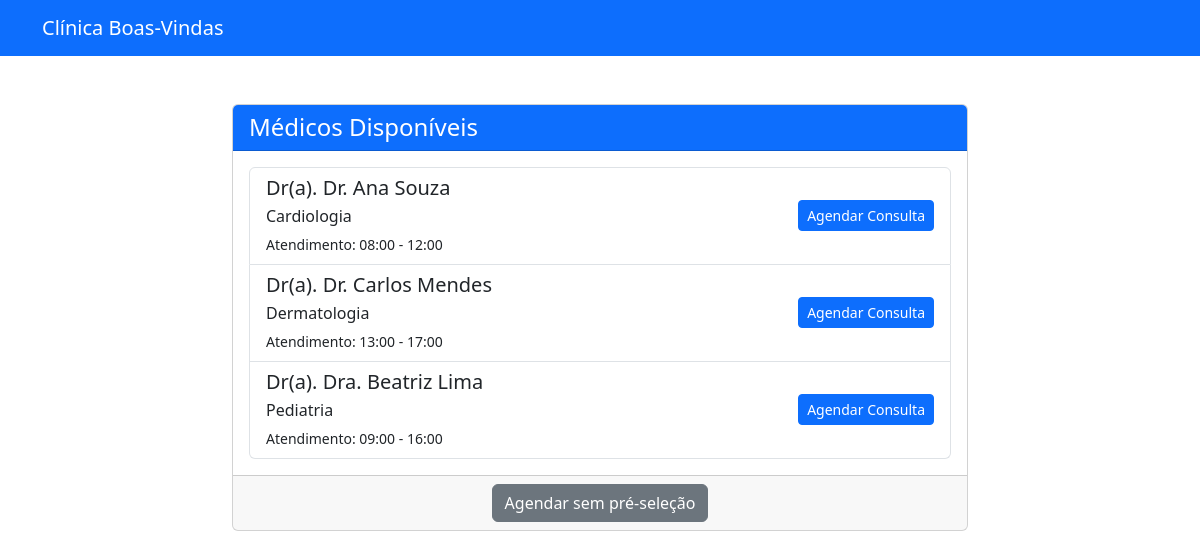
Screenshot of /api/medicos/ with the database file from the repository.
### core/models.py (models this page shows, shortened)
class Medico(models.Model):
    nome = models.CharField(max_length=100)
    especialidade = models.CharField(max_length=100)
    horario_inicio_atendimento = models.TimeField()
    horario_fim_atendimento = models.TimeField()

### core/views.py (the view)
# urls.py: path('medicos/', views.medicos_list, name='medicos_list'),
def medicos_list(request):
    medicos = Medico.objects.all()
    return render(request, 'core/medicos_list.html', {'medicos': medicos})

### core/templates/core/medicos_list.html (shortened to what this page needs)
<!DOCTYPE html>
<html lang="pt-br">
<head>
    <link href="https://cdn.jsdelivr.net/npm/bootstrap@5.3.3/dist/css/bootstrap.min.css" rel="stylesheet">
</head>
<body>
    <nav class="navbar navbar-expand-lg navbar-dark bg-primary">
        <div class="container">
            <a class="navbar-brand" href="{% url 'core:medicos_list' %}">Clínica Boas-Vindas</a>
        </div>
    </nav>
    <div class="container mt-5">
        <div class="row justify-content-center">
            <div class="col-md-8">
                <div class="card">
                    <div class="card-header bg-primary text-white">
                        <h1 class="h4 mb-0">Médicos Disponíveis</h1>
                    </div>
                    <div class="card-body">
                        <div class="list-group">
                            {% for medico in medicos %}
                                <div class="list-group-item list-group-item-action d-flex justify-content-between align-items-center">
                                    <div>
                                        <h5 class="mb-1">Dr(a). {{ medico.nome }}</h5>
                                        <p class="mb-1">{{ medico.especialidade }}</p>
                                        <small>Atendimento: {{ medico.horario_inicio_atendimento|time:"H:i" }} - {{ medico.horario_fim_atendimento|time:"H:i" }}</small>
                                    </div>
                                    <a href="{% url 'core:agendar_consulta_com_medico' medico.id %}" class="btn btn-primary btn-sm">Agendar Consulta</a>
                                </div>
                            {% empty %}
                                <div class="list-group-item">
                                    <p class="mb-0">Nenhum médico cadastrado.</p>
                                </div>
                            {% endfor %}
                        </div>
                    </div>
                    <div class="card-footer text-center">
                        <a href="{% url 'core:agendar_consulta' %}" class="btn btn-secondary">Agendar sem pré-seleção</a>
                    </div>
                </div>
            </div>
        </div>
    </div>
</body>
</html>

### rows the page displays
Medico: nome "Dr. Ana Souza", especialidade "Cardiologia", horario_inicio_atendimento "08:00", horario_fim_atendimento "12:00"
Medico: nome "Dr. Carlos Mendes", especialidade "Dermatologia", horario_inicio_atendimento "13:00", horario_fim_atendimento "17:00"
Medico: nome "Dra. Beatriz Lima", especialidade "Pediatria", horario_inicio_atendimento "09:00", horario_fim_atendimento "16:00"
